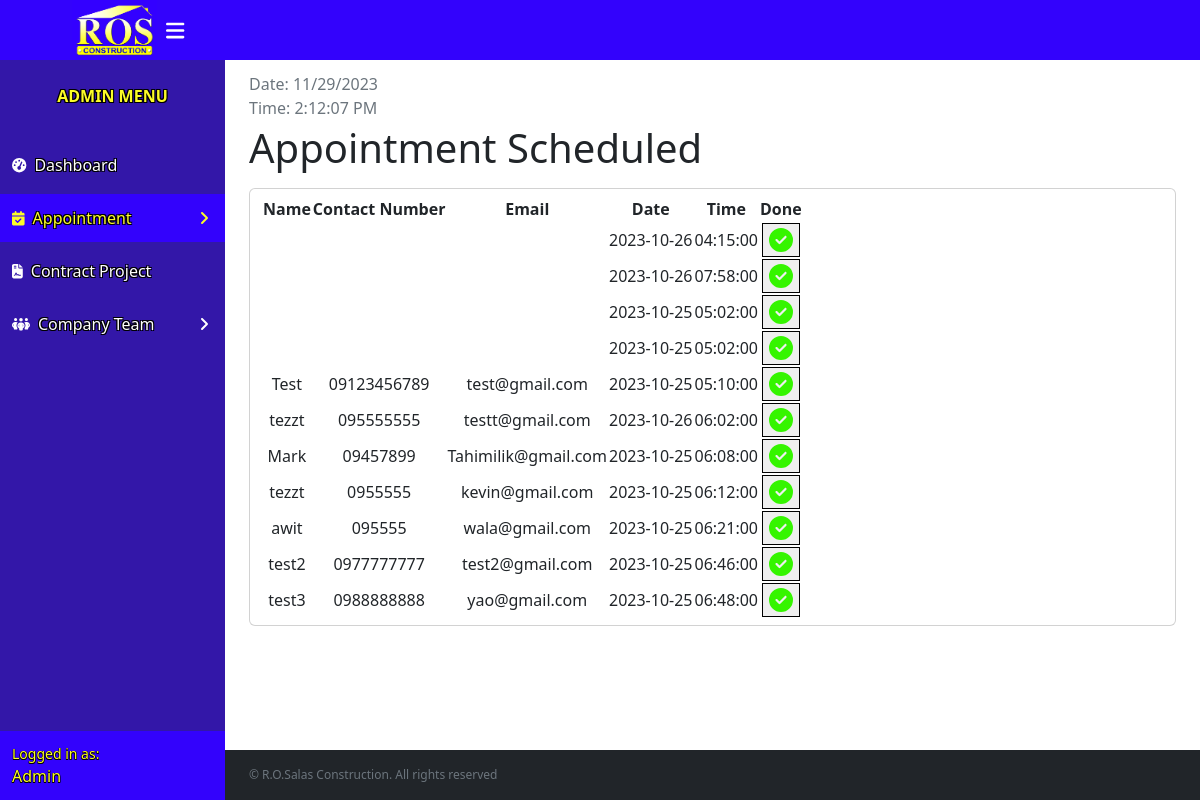
Page /php/appointment.php (signed in) on the earlier database version.
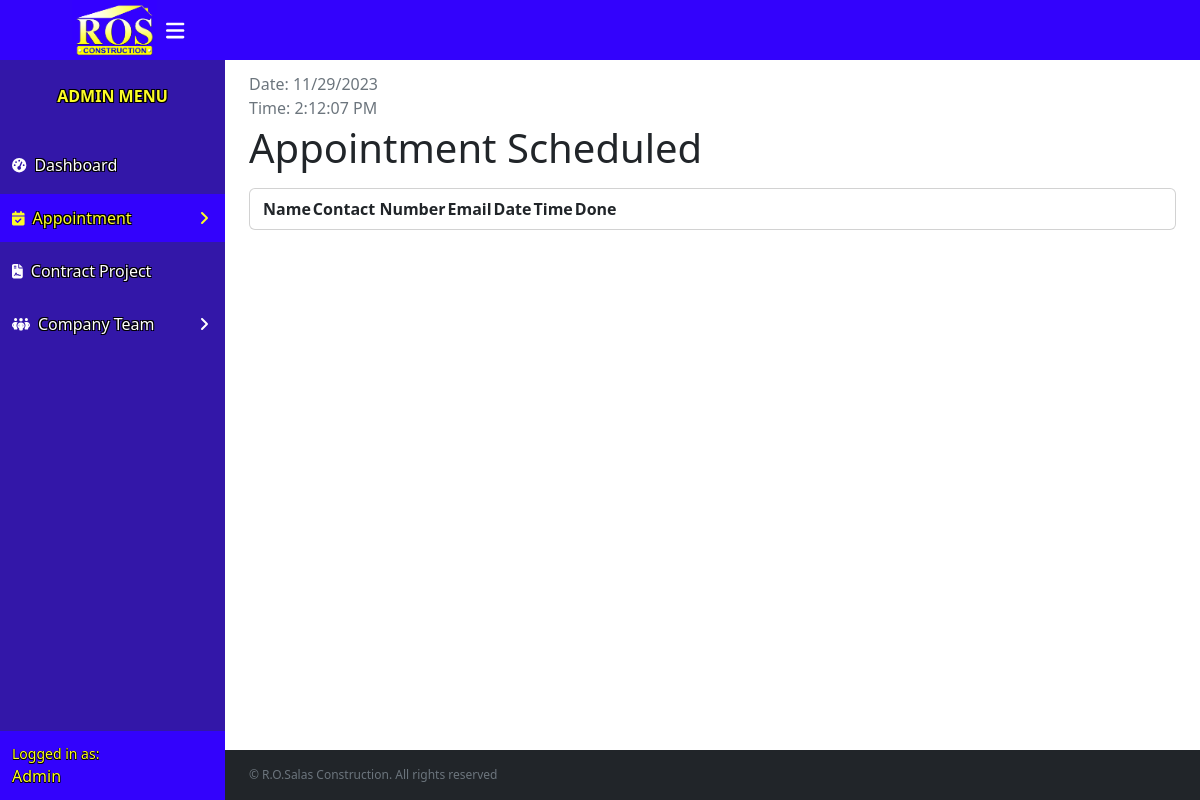
Same page on the later database version.
### tables this page shows
CREATE TABLE `schedule` (
  `ID` int(11) NOT NULL,
  `Name` varchar(255) NOT NULL,
  `Email` varchar(255) NOT NULL,
  `Number` varchar(255) NOT NULL,
  `Sched_Date` date NOT NULL DEFAULT current_timestamp(),
  `Sched_Time` time NOT NULL DEFAULT current_timestamp()
);

### php/appointment.php (the view, shortened to what the changed rows need)
<?php
include 'login.php';
?>
<!DOCTYPE html>
<html lang="en">
<head>
    <link rel="stylesheet" href="../assets/css/bootstrap.min.css">
    <link rel="stylesheet" href="https://cdn.jsdelivr.net/npm/simple-datatables@7.3.0/dist/style.min.css">
    <link href="../assets/css/appointment.css" rel="stylesheet">
</head>
<body class="sb-nav-fixed">
    <div id="layoutSidenav">
        <div id="layoutSidenav_content">
            <main>
                <div class="container-fluid px-4">
                    <h1 class="mt-1 mb-3">Appointment Scheduled</h1>
                    <div class="card mb-4">
                        <div class="card-body">
                            <table id="datatablesSimple">
                                <thead>
                                    <tr>
                                        <th>Name</th>
                                        <th>Contact Number</th>
                                        <th>Email</th>
                                        <th>Date</th>
                                        <th>Time</th>
                                        <th>Done</th>
                                    </tr>
                                </thead>
                                <tbody>
                                    <?php
                                    $query = "SELECT * FROM `schedule`";
                                    $result = mysqli_query($conn, $query);
                                    while ($row = mysqli_fetch_array($result)) {
                                    ?>
                                        <tr>
                                            <td><?php echo $row["Name"]; ?></td>
                                            <td><?php echo $row["Number"]; ?></td>
                                            <td><?php echo $row["Email"]; ?></td>
                                            <td><?php echo $row["Sched_Date"]; ?></td>
                                            <td><?php echo $row["Sched_Time"]; ?></td>
                                            <td>
                                                <button type="button" data-bs-toggle="modal" data-bs-target="#done<?php echo $row['ID']; ?>"><i class="fas fa-circle-check fa-xl" style="color: #35f500;"></i></button>
                                            </td>
                                        </tr>
                                    <?php } ?>
                                </tbody>
                            </table>
                        </div>
                    </div>
                </div>
            </main>
        </div>
    </div>
</body>
</html>

Differences in the rows shown:
removed schedule: Sched_Date "2023-10-26", Sched_Time "04:15:00"
removed schedule: Sched_Date "2023-10-26", Sched_Time "07:58:00"
removed schedule: Sched_Date "2023-10-25", Sched_Time "05:02:00"
removed schedule: Sched_Date "2023-10-25", Sched_Time "05:02:00"
removed schedule: Name "Test", Number "09123456789", Email "test@gmail.com", Sched_Date "2023-10-25", Sched_Time "05:10:00"
removed schedule: Name "tezzt", Number "095555555", Email "testt@gmail.com", Sched_Date "2023-10-26", Sched_Time "06:02:00"
removed schedule: Name "Mark", Number "09457899", Email "Tahimilik@gmail.com", Sched_Date "2023-10-25", Sched_Time "06:08:00"
removed schedule: Name "tezzt", Number "0955555", Email "kevin@gmail.com", Sched_Date "2023-10-25", Sched_Time "06:12:00"
removed schedule: Name "awit", Number "095555", Email "wala@gmail.com", Sched_Date "2023-10-25", Sched_Time "06:21:00"
removed schedule: Name "test2", Number "0977777777", Email "test2@gmail.com", Sched_Date "2023-10-25", Sched_Time "06:46:00"
removed schedule: Name "test3", Number "0988888888", Email "yao@gmail.com", Sched_Date "2023-10-25", Sched_Time "06:48:00"
